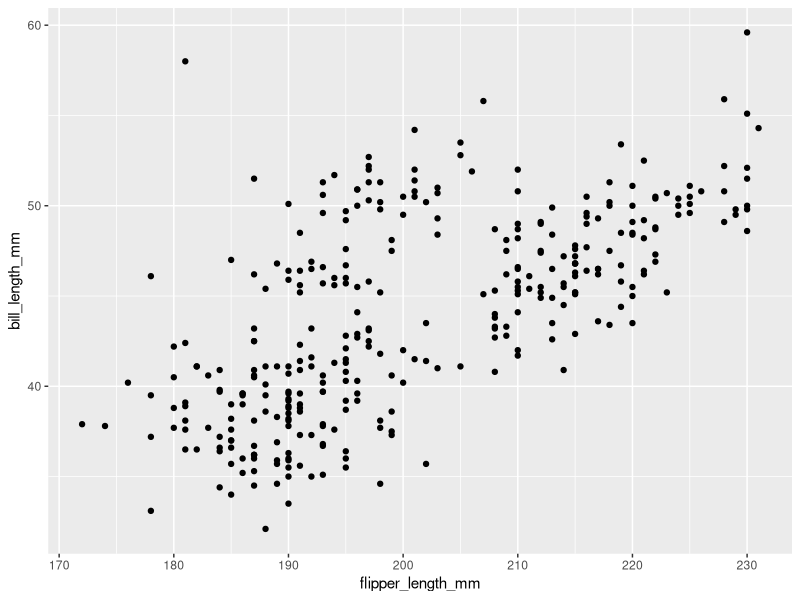
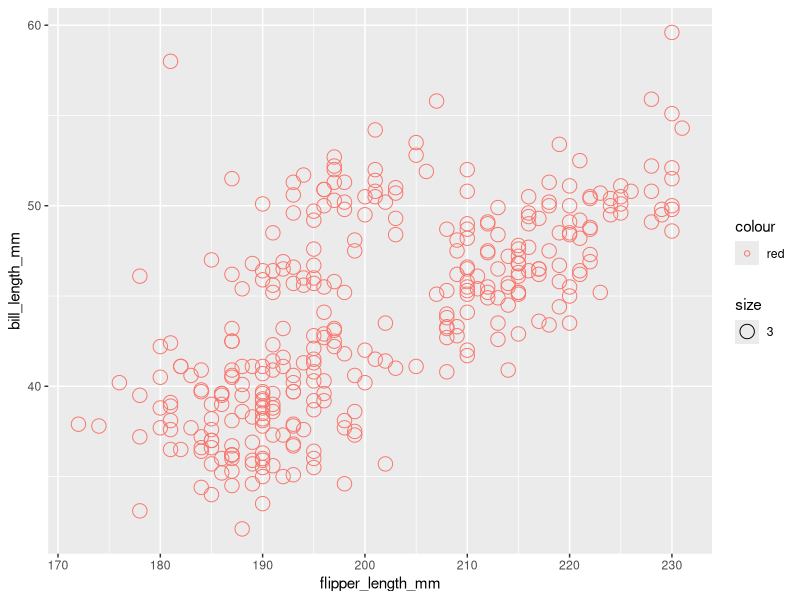
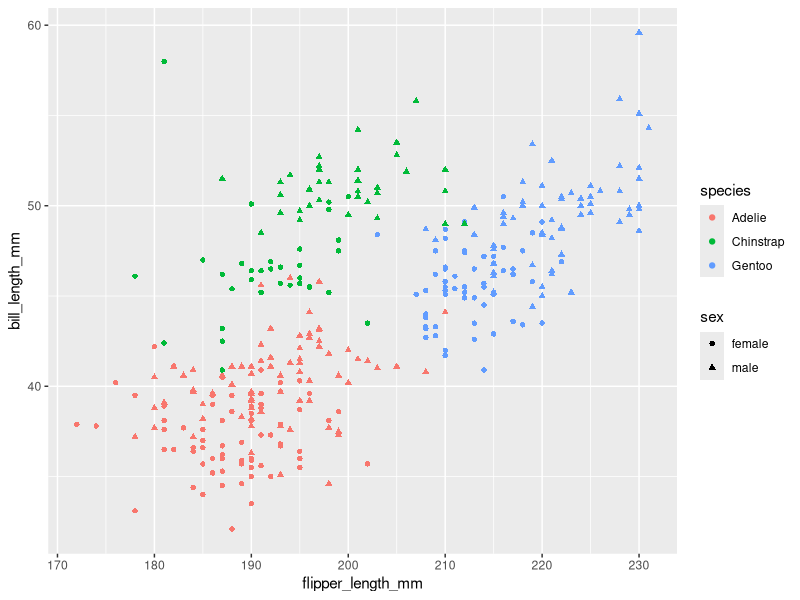
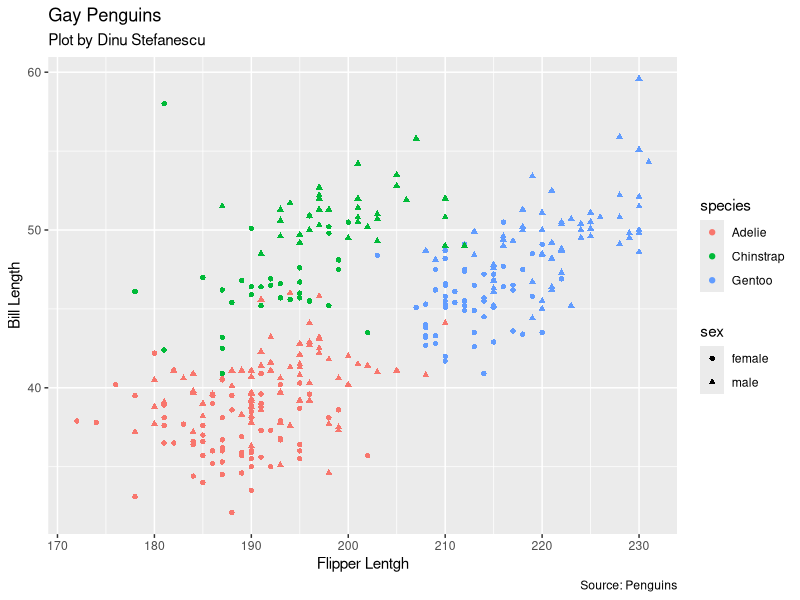
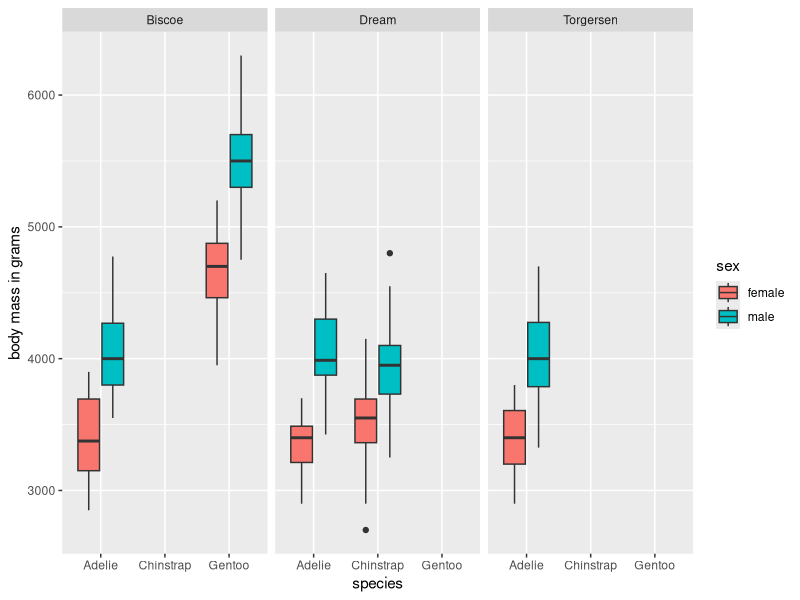
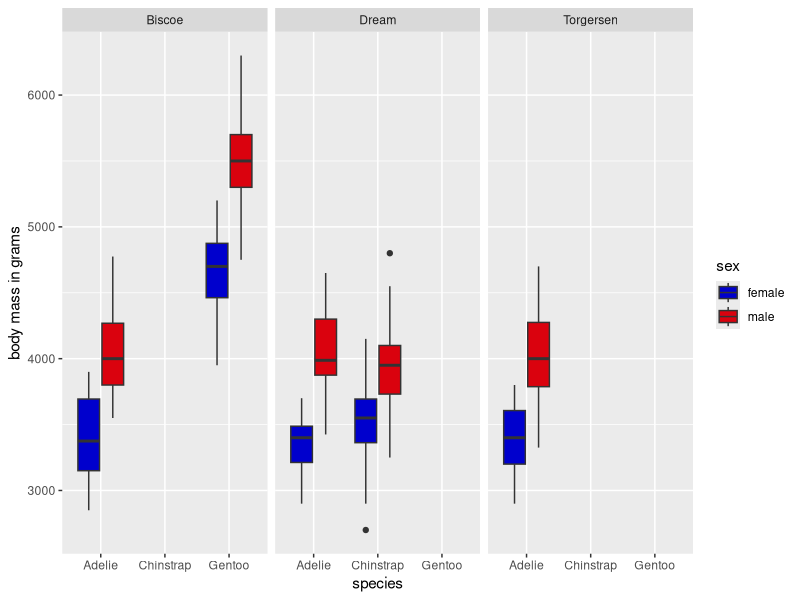

These figures' R source, in order:
## ---- chunk 1
library(palmerpenguins)
## ---- chunk 2

data("penguins")

## ---- chunk 3
summary(penguins)
## ---- chunk 4
?penguins
## ---- chunk 5
library(tidyverse)
penguins <- penguins %>% na.omit
summary(penguins)
## ---- chunk 6
 ggplot() +
  geom_point(data = penguins, aes (x = flipper_length_mm, y = bill_length_mm)) 
## ---- chunk 7
ggplot() +
  geom_point(data = penguins, aes (x = flipper_length_mm, y = bill_length_mm, color = "red", size= 3), shape = 1)
## ---- chunk 8
ggplot() +
  geom_point(data = penguins, aes (x = flipper_length_mm, y = bill_length_mm, shape = sex, color = species))
## ---- chunk 9
ggplot() +
  geom_point(data = penguins, aes (x = flipper_length_mm, y = bill_length_mm, shape = sex, color = species)) + labs(title = "Gay Penguins", subtitle = "Plot by Dinu Stefanescu", caption = "Source: Penguins", x = "Flipper Lentgh", y = "Bill Length")
## ---- chunk 10
ggplot() +
  geom_boxplot(data = penguins, aes(x = species, y = body_mass_g, fill = sex)) + labs(y = "body mass in grams") + facet_wrap(~ island)

## ---- chunk 11
ggplot() +
  geom_boxplot(data = penguins, aes(x = species, y = body_mass_g, fill = sex)) + labs(y = "body mass in grams") + scale_fill_manual(values = c(male = "#DA020E", female = "mediumblue")) + facet_wrap(~ island)
